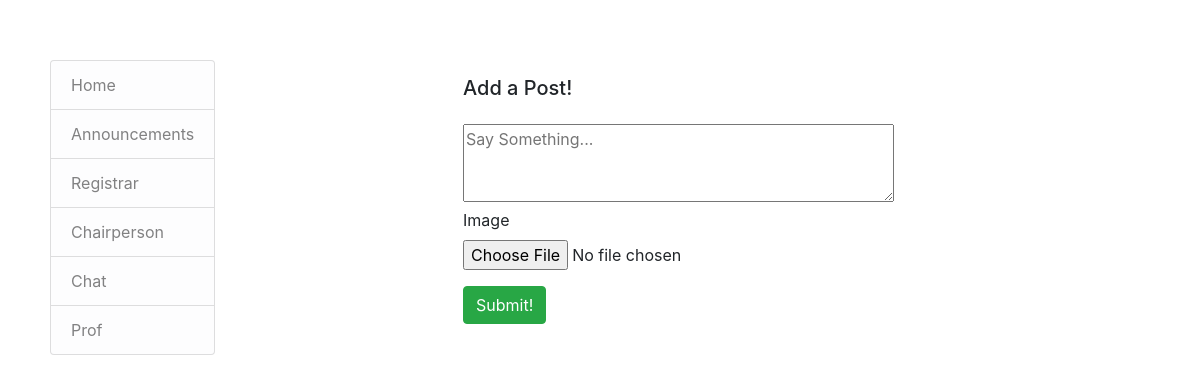
The page /registrar (signed in) on the database as committed earlier.
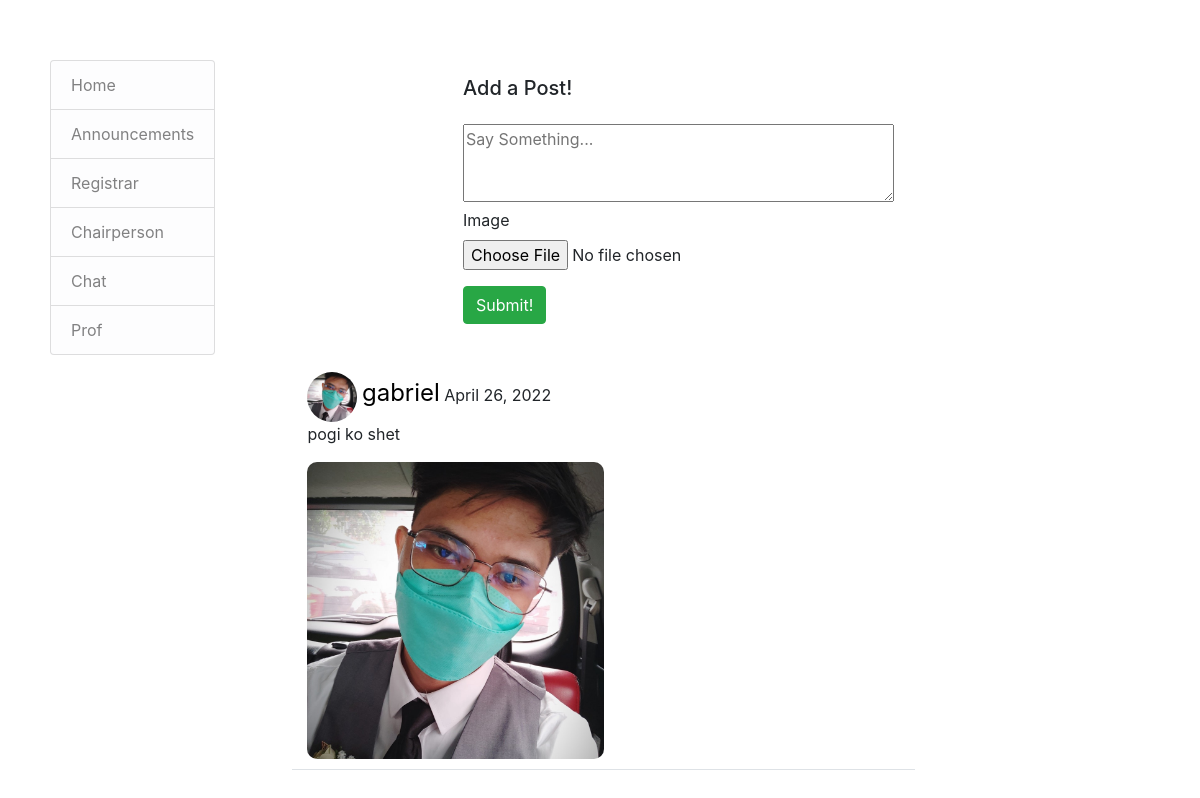
The same page on the database as committed later.
### student/models.py (models this page shows)
class RegistrarPost(models.Model):
    body = models.TextField()
    date = models.DateTimeField(default=timezone.now)
    author = models.ForeignKey(User, on_delete=models.CASCADE)
    image = models.ImageField(upload_to='uploads/post_photos', blank=True, null=True)

class UserProfile(models.Model):
    user = models.OneToOneField(User, primary_key=True, verbose_name='user', related_name='profile', on_delete=models.CASCADE)
    name = models.CharField(max_length=30, blank=True, null=True)
    bio = models.TextField(max_length=500, blank=True, null=True)
    birth_date=models.DateField(null=True, blank=True)
    location = models.CharField(max_length=100, blank=True, null=True)
    picture = models.ImageField(upload_to='uploads/profile_pictures', default='uploads/profile_pictures/default.jpg', blank=True)

### student/views.py (the view, shortened to what this page needs)
# urls.py: path('registrar', RegistrarPostListView.as_view(), name='registrar'),
class RegistrarPostListView(LoginRequiredMixin, View):
    def get(self, request, *args, **kwargs):
        posts = RegistrarPost.objects.all().order_by('-date')
        form = RegistrarPostForm()
        context = {
            'registrar': posts,
            'form': form,
        }
        return render(request, 'home/registrar.html', context)

### student/forms.py
class RegistrarPostForm(forms.ModelForm):
    body = forms.CharField(
        label='',
        widget=forms.Textarea(
            attrs={'rows': '3',
                   'placeholder': 'Say Something...'}
        ))
    image = forms.ImageField(required=False)
    class Meta:
        model = RegistrarPost
        fields = ['body', 'image']

### student/templates/home/registrar.html (shortened to what this page needs)
{% extends 'home/base.html' %}
{% load crispy_forms_tags %}
{% block content %}
    <div class="container">
        <div class="row justify-content-center mt-3">
            <div class="col-md-5 col-sm-12">
                <h5>Add a Post!</h5>
            </div>
        </div>
        <div class="row justify-content-center mt-3 mb-5">
            <div class="col-md-5 col-sm-12">
                <form method="POST" enctype="multipart/form-data">
                    {{ form | crispy }}
                    <div class="d-grid gap-2">
                        <button class="btn btn-success mt-3">Submit!</button>
                    </div>
                </form>
            </div>
        </div>
        {% for post in registrar %}
        <div class="row justify-content-center mt-3">
            <div class="col-md-10 col-sm-12 border-bottom position-relative">
                <div>
                    <img class="rounded-circle post-img" height="50" width="50" src="{{ post.author.profile.picture.url }}" />
                    <a class="profile-link" href="{% url 'profile' post.author.profile.pk %}">{{ post.author }}</a> {{ post.date | date:"F d, Y"}}
                </div>
                <div class="position-relative">
                    <p>{{ post.body }}</p>
                    {% if post.image %}
                    <img src="{{ post.image.url }}" class="post-image" />
                    {% endif %}
                </div>
            </div>
        </div>
        {% endfor %}
    </div>
{% endblock content %}

### student/templates/home/base.html (shortened to what this page needs)
{% load static %}
<!DOCTYPE html>
<html lang="en">
<head>
    <link rel="stylesheet" href="https://stackpath.bootstrapcdn.com/bootstrap/4.4.1/css/bootstrap.min.css">
    <link rel="stylesheet" href="https://use.fontawesome.com/releases/v5.8.2/css/all.css">
    <link href="{% static 'style.css' %}" rel="stylesheet">
</head>
<body>
    <div class="side-menu row">
            <div class="sidebar">
                <ul class="list-group">
                  <a class="list-group-item list-group-item-light" href="{% url 'post_list' %}">Home</a>
                  <a class="list-group-item list-group-item-light" href="#">Announcements</a>
                  <a class="list-group-item list-group-item-light" href="{% url 'registrar' %}">Registrar</a>
                  <a class="list-group-item list-group-item-light" href="{% url 'chairperson' %}">Chairperson</a>
                  <a class="list-group-item list-group-item-light" href="{% url 'chat' %}">Chat</a>
                  <a class="list-group-item list-group-item-light" href="#">Prof</a>
                </ul>
            </div>
        <div class="col-md-8">
          {% block content %}{% endblock %}
        </div>
    </div>
</body>
</html>

### static/style.css (style rules this page uses)
.side-menu { grid-row: 1/3; margin-top: 5%; margin-left: 50px; }
.post-image { max-width: 50%; height: auto; border-radius: 10px; margin-bottom: 10px; }
.profile-link { font-size: x-large; color: black; }

Rows that differ between the two databases and show on the page:
added RegistrarPost: author.profile.picture (picture), author "gabriel", date "April 26, 2022", body "pogi ko shet", image (picture)
